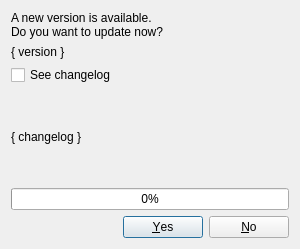
<?xml version="1.0" encoding="UTF-8"?>
<ui version="4.0">
 <class>UpdateDialog</class>
 <widget class="QDialog" name="UpdateDialog">
  <property name="geometry">
   <rect>
    <x>0</x>
    <y>0</y>
    <width>300</width>
    <height>249</height>
   </rect>
  </property>
  <property name="windowTitle">
   <string>Updater</string>
  </property>
  <property name="windowIcon">
   <iconset resource="../../resources/resources.qrc">
    <normaloff>:/images/icon.ico</normaloff>:/images/icon.ico</iconset>
  </property>
  <layout class="QVBoxLayout" name="verticalLayout" stretch="0,0,0,0,0,0">
   <property name="sizeConstraint">
    <enum>QLayout::SetMinimumSize</enum>
   </property>
   <item>
    <widget class="QLabel" name="labelUpdateAvailable">
     <property name="sizePolicy">
      <sizepolicy hsizetype="Preferred" vsizetype="Minimum">
       <horstretch>0</horstretch>
       <verstretch>0</verstretch>
      </sizepolicy>
     </property>
     <property name="text">
      <string>A new version is available.&lt;br/&gt;Do you want to update now?</string>
     </property>
    </widget>
   </item>
   <item>
    <widget class="QLabel" name="labelVersion">
     <property name="sizePolicy">
      <sizepolicy hsizetype="Preferred" vsizetype="Minimum">
       <horstretch>0</horstretch>
       <verstretch>0</verstretch>
      </sizepolicy>
     </property>
     <property name="text">
      <string notr="true">{ version }</string>
     </property>
    </widget>
   </item>
   <item>
    <widget class="QCheckBox" name="checkShowChangelog">
     <property name="text">
      <string>See changelog</string>
     </property>
    </widget>
   </item>
   <item>
    <widget class="QScrollArea" name="scrollArea">
     <property name="frameShape">
      <enum>QFrame::NoFrame</enum>
     </property>
     <property name="frameShadow">
      <enum>QFrame::Plain</enum>
     </property>
     <property name="lineWidth">
      <number>0</number>
     </property>
     <property name="midLineWidth">
      <number>0</number>
     </property>
     <property name="widgetResizable">
      <bool>true</bool>
     </property>
     <widget class="QWidget" name="scrollAreaWidgetContents">
      <property name="geometry">
       <rect>
        <x>0</x>
        <y>0</y>
        <width>282</width>
        <height>101</height>
       </rect>
      </property>
      <layout class="QVBoxLayout" name="verticalLayout_2">
       <property name="leftMargin">
        <number>0</number>
       </property>
       <property name="topMargin">
        <number>0</number>
       </property>
       <property name="rightMargin">
        <number>0</number>
       </property>
       <property name="bottomMargin">
        <number>0</number>
       </property>
       <item>
        <widget class="QLabel" name="labelChangelog">
         <property name="sizePolicy">
          <sizepolicy hsizetype="Preferred" vsizetype="MinimumExpanding">
           <horstretch>0</horstretch>
           <verstretch>0</verstretch>
          </sizepolicy>
         </property>
         <property name="text">
          <string notr="true">{ changelog }</string>
         </property>
         <property name="wordWrap">
          <bool>true</bool>
         </property>
         <property name="openExternalLinks">
          <bool>true</bool>
         </property>
        </widget>
       </item>
      </layout>
     </widget>
    </widget>
   </item>
   <item>
    <widget class="QProgressBar" name="progressDownload">
     <property name="value">
      <number>0</number>
     </property>
    </widget>
   </item>
   <item>
    <widget class="QDialogButtonBox" name="buttonBox">
     <property name="orientation">
      <enum>Qt::Horizontal</enum>
     </property>
     <property name="standardButtons">
      <set>QDialogButtonBox::No|QDialogButtonBox::Yes</set>
     </property>
    </widget>
   </item>
  </layout>
 </widget>
 <resources>
  <include location="../../resources/resources.qrc"/>
 </resources>
 <connections>
  <connection>
   <sender>buttonBox</sender>
   <signal>accepted()</signal>
   <receiver>UpdateDialog</receiver>
   <slot>accept()</slot>
   <hints>
    <hint type="sourcelabel">
     <x>227</x>
     <y>282</y>
    </hint>
    <hint type="destinationlabel">
     <x>157</x>
     <y>274</y>
    </hint>
   </hints>
  </connection>
  <connection>
   <sender>buttonBox</sender>
   <signal>rejected()</signal>
   <receiver>UpdateDialog</receiver>
   <slot>reject()</slot>
   <hints>
    <hint type="sourcelabel">
     <x>295</x>
     <y>288</y>
    </hint>
    <hint type="destinationlabel">
     <x>286</x>
     <y>274</y>
    </hint>
   </hints>
  </connection>
  <connection>
   <sender>checkShowChangelog</sender>
   <signal>toggled(bool)</signal>
   <receiver>UpdateDialog</receiver>
   <slot>resizeToFit()</slot>
   <hints>
    <hint type="sourcelabel">
     <x>162</x>
     <y>67</y>
    </hint>
    <hint type="destinationlabel">
     <x>401</x>
     <y>52</y>
    </hint>
   </hints>
  </connection>
 </connections>
 <slots>
  <slot>resizeToFit()</slot>
 </slots>
</ui>
